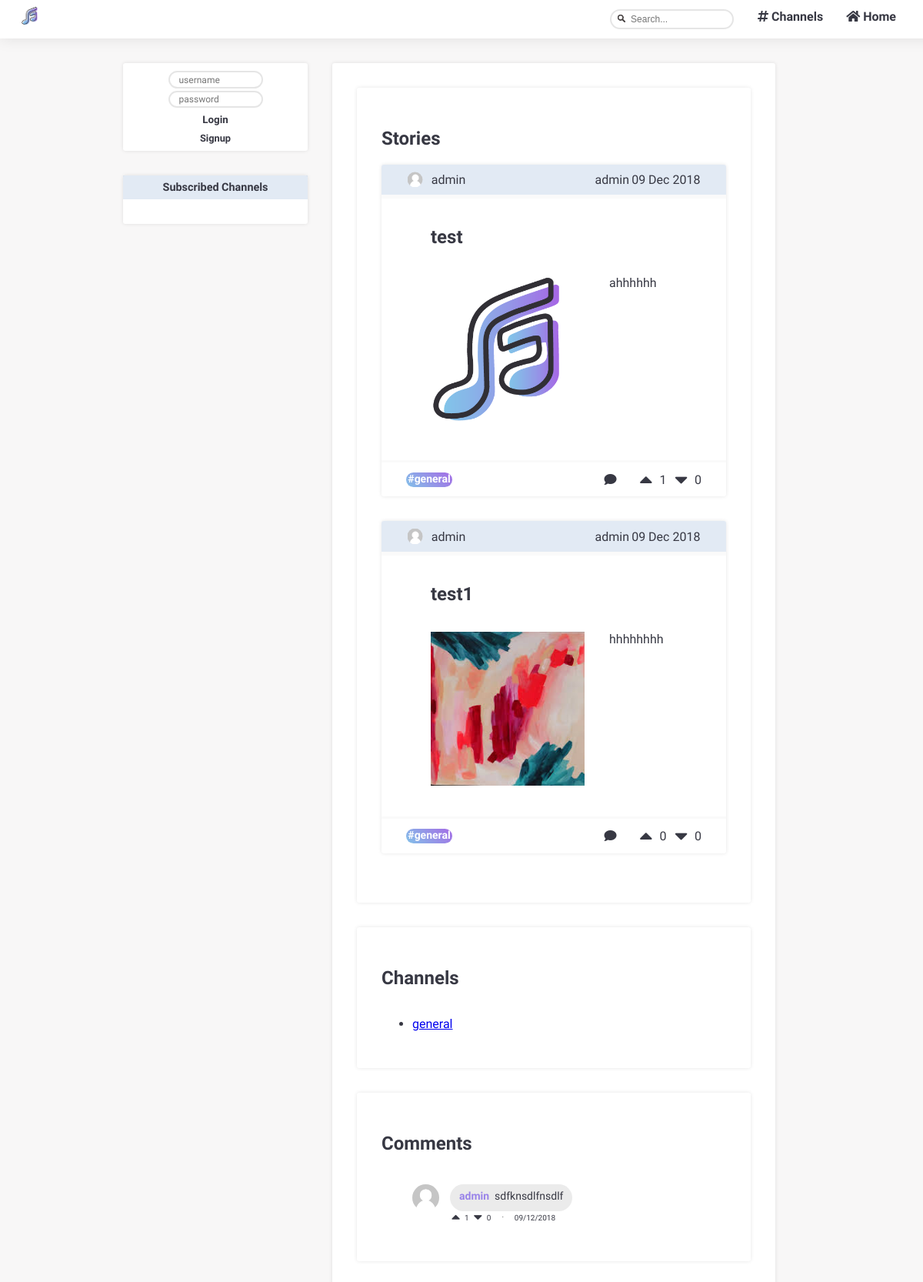
Screenshot of /pages/search.php with the database file from the repository.
### tables this page shows
CREATE TABLE stories (
  id INTEGER PRIMARY KEY,
  title VARCHAR,
  text VARCHAR,
  author VARCHAR REFERENCES users,
  datetime DATETIME,
  upvotes INTEGER,
  downvotes INTEGER,
  channel VARCHAR REFERENCES channels
);

CREATE TABLE channels (
  name VARCHAR PRIMARY KEY,
  author VARCHAR REFERENCES users,
  description VARCHAR
);

CREATE TABLE comments (
  id INTEGER PRIMARY KEY,
  story_id INTEGER REFERENCES stories,
  author VARCHAR REFERENCES users,
  upvotes INTEGER,
  downvotes INTEGER,
  datetime DATETIME,
  text VARCHAR
);

### database/db_search.php (called while the page is built)
<?php
  include('../database/db_connection.php');
  function searchStories($search) {
    global $db;
    $stmt = $db->prepare('SELECT * FROM stories WHERE title LIKE :search ORDER BY [datetime] DESC');
    $stmt->execute(array(':search' => '%'.$search.'%'));
    return $stmt->fetchAll();
  }
  function searchChannels($search) {
    global $db;
    $stmt = $db->prepare('SELECT * FROM channels WHERE [name] LIKE :search');
    $stmt->execute(array(':search' => '%'.$search.'%'));
    return $stmt->fetchAll();
  }
  function searchComments($search) {
    global $db;
    $stmt = $db->prepare('SELECT * FROM comments WHERE [text] LIKE :search');
    $stmt->execute(array(':search' => '%'.$search.'%'));
    return $stmt->fetchAll();
  }
?>

### templates/tpl_stories.php (the view, shortened to what this page needs)
<?php function draw_story($story) {
$date_str = $story['datetime'];
$date = strtotime($date_str);
?>
  <article id="story" class = "blockStyle ">
    <header>
    <?php $igmsrc = getUserImage($_SESSION['username']);?>
      <img  id="userImage"  src=<?=$igmsrc?> width=20 height="20">
    <a href="../pages/profile.php?user=<?= $story['author'] ?>"><?= $story['author']?></a>
      <span id="user"><a href="../pages/profile.php?user=<?= $story['author']?>"><?= $story['author']?></a></span>
      <span id="date"> <?= date('d M Y',$date)?></span>
    </header>
    <hr class = "invisibleLine">
    <section id="body" class = "blockLayout">
      <h2><a href="../pages/story_page.php?story_id=<?=$story['id']?>"><?= $story['title']?></a></h2>
      <div id = "storyContent">
      <?php $igmsrc = getTrackImage( $story['id']);?>
      <img  id="trackImage"  src=<?=$igmsrc?> width="200" height="200">
        <div id = "storyTextAndTrack">
          <p> <?= $story['text']?></p>
        </div>
      </div>
    </section>
    <hr class = "footerSeparator">
    <footer>
    <span id="channel">#<?= $story['channel']?></span>
    <a href="../pages/story_page.php?story_id=<?=$story['id']?>"><i class="fas fa-comment"></i></a>
      <section id="upvote" data-storyid=<?=$story['id']?>>
        <button type="submit" class="voteup_btn" user=<?=$_SESSION['username']?> action=1 story=<?=$story['id']?>>
          <i class="fas fa-caret-up fa-2x"></i>
        </button>
        <span id=numUpvotes><?= $story['upvotes']?></span>
      </section>
      <section id="downvote" data-storyid=<?=$story['id']?>>
        <button type="submit" class="votedown_btn" user=<?=$_SESSION['username']?> action=0 story=<?=$story['id']?>>
          <i class="fas fa-caret-down fa-2x"></i>
        </button>
        <span id=numDownvotes><?= $story['downvotes']?></span>
    </footer>
  </article>
<?php
} ?>
<?php include_once('../templates/tpl_account.php');
function draw_comment($comment) {
  $date_str = $comment['datetime'];
  $date = strtotime($date_str);
?>
  <article id="comment">
    <div id ="singleComment">
      <?php $igmsrc = getUserImage($comment['author']);?>
      <img  id="userImage"  src=<?=$igmsrc?> width=35 height="35">
      <div id ="userAndText" class="comment">
        <span id="user"> <?= $comment['author']?></span>
        <p><?= $comment['text']?></p>
      </div>
    </div>
    <footer>
      <section id="upvote" data-commentid=<?=$comment['id']?>>
        <button type="submit" class="voteup_btn" user=<?=$_SESSION['username']?> action=1 story=<?=$comment['story_id']?> comment=<?=$comment['id']?>>
          <i class="fas fa-caret-up fa-lg"></i>
        </button>
        <span id = numUpvotes><?= $comment['upvotes']?></span>
      </section>
      <section id="downvote" data-commentid=<?=$comment['id']?>>
        <button type="submit" class="votedown_btn" user=<?=$_SESSION['username']?> action=0 story=<?=$comment['story_id']?> comment=<?=$comment['id']?>>
          <i class="fas fa-caret-down fa-lg"></i>
        </button>
        <span id = numDownvotes><?= $comment['downvotes']?></span>
      </section>
      <span id ="divDot">&bull;</span>
      <span id="date"> <?= date('d/m/Y', $date)?></span>
    </footer>
  </article>
<?php
} ?>

### templates/tpl_search.php
<?php function draw_search_results($search_stories, $search_channels, $search_comments) {
  ?>
  <section id="search_results" class="page blockStyle blockLayout">
    <?php
      draw_search_stories($search_stories);
      draw_search_channels($search_channels);
      draw_search_comments($search_comments);
    ?>
  </section>
<?php } ?>
<?php function draw_search_stories($search_stories) {
  ?>
  <section id="search_stories" class="page blockStyle blockLayout">
    <header>
      <h2>Stories</h2>
    </header>
    <?php
      foreach($search_stories as $search_story) {
        draw_search_story($search_story);
      }
    ?>
  </section>
<?php } ?>
<?php function draw_search_story($search_story) {
  include_once('../templates/tpl_stories.php');
  draw_story($search_story);
} ?>
<?php function draw_search_channels($search_channels) {
  ?>
  <section id="search_channels" class="page blockStyle blockLayout">
    <header>
      <h2>Channels</h2>
    </header>
    <ul>
    <?php
      foreach($search_channels as $search_channel) { ?>
        <li><a href="../pages/channel_page.php?channel=<?= $search_channel['name']?>"><?= $search_channel['name']?></a></li>
    <?php }
    ?>
    </ul>
  </section>
<?php } ?>
<?php function draw_search_comments($search_comments) {
  include_once('../templates/tpl_stories.php');
?>
  <section id="search_comments" class="page blockStyle blockLayout">
    <header>
      <h2>Comments</h2>
    </header>
    <ul>
    <?php
      foreach($search_comments as $search_comment) {
        draw_comment($search_comment);
      }
    ?>
    </ul>
  </section>
<?php } ?>

### css/style.css (style rules this page uses)
body { margin: 0 0; display: grid; grid-template-columns: 25em 7fr; grid-template-rows: 1fr auto; overflow-x: hidden; --bg-color : #efebeb66; --font-color: #373843; --search-background-color: #e8e8e8; --error-color: rgba(236, 96, 96, 0.829); --success-color:rgba(87, 236, 94, 0.829); --link-color: rgb(153, 131, 233); --font-hover-color: white; --box-shadow-color: rgba(0,0,0,0.1); --grad-start-color: rgb(131, 193, 233); --grad-end-color: #A46BE5; --washed-out-blue:#aec5e05c; --font: 'Abel'; background: var(--bg-color); font-family: var(--font), sans-serif; }
.invisibleLine { border: 0; clear:both; display:block; width: 100%; background-color:#00000005; height: 5px; margin:0em auto 0em auto; }
.blockLayout { padding: 2em; grid-area: 2 / 2 / span 1 / span 1; display: flex; flex-direction: column; justify-content: center; }
.blockStyle { box-shadow: 0px 0px 5px var(--box-shadow-color); font: var(--font); color: var(--font-color); background: white; border-radius: 3px; }
.page { margin: 2em 12em 0 2em; }
p { text-align: justify; margin-block-start: 0; margin-bottom: auto; }
#userImage { border-radius: 100px; }
#story { padding: 0 0 0.5em 0!important; margin-bottom: 2em; }
.footerSeparator { border: 0; clear:both; display:block; background-color:#00000005; height: 3px; }
#story #body { padding: 1em 4em 0 4em ; }
#story header { display: flex; flex-direction: row; background: var(--washed-out-blue); padding: 0.5em 2em 0.5em 2em; border-top-right-radius: 3px; border-top-left-radius: 3px; align-items: center; }
#story #userImage { margin-right: 0.5em; }
#story footer { display: flex; flex-direction: row; align-items: center; padding: 0em 2em 0em 2em; }
#story footer #channel { color:var(--font-hover-color); font-weight: bold; margin-right: auto; font-size: 14px; width: 60px; height: 19px; text-align: center; border-radius:16px; background: linear-gradient(45deg, var(--grad-start-color) 0%,var(--grad-end-color) 100%); }
#story >header a { margin-right: auto !important; color:var(--font-color); }
#story > footer a { color: var(--font-color); text-decoration: none; margin-right: 1.5em; }
#story h2 > a { color: var(--font-color); text-decoration: none; }
#story #numUpvotes, #story #numDownvotes { display: grid; align-content: center; margin-left: 0.2em; }
#story footer #upvote, #story footer #downvote { display: flex; flex-direction: row; margin-right:0.3em; }
#story footer #downvote { margin-right: 0; }
#story header > * { display: grid; padding: 0.1em; margin: 0; align-content: center; }
#story #storyContent { display: flex; flex-direction: row; margin: 1em 0 2em 0; }
#story #storyTextAndTrack { display: flex; flex-direction: column; margin: 0 0 0 2em; }
#story #storyTextAndTrack p { margin: 0; }
#comment { padding: 0; margin-top: 0.2em; }
#story a { margin-right: 1.5em; color:var(--font-color); text-decoration: none; }
#comment > footer { margin: 0 auto 0 45px; display: flex; flex-direction: row; position: relative; font-size: 10px; align-items: center; }
#comment #numUpvotes, #comment #numDownvotes { display: grid; align-content: center; }
#comment > footer #upvote, #comment > footer #downvote { display: flex; flex-direction: row; }
#comment > footer #downvote { margin-right: 0; }
#divDot { font-size: 7px; margin: 0 2em 0 2em; color:#949494; }
#comment #user { margin-right:0.5em; font-weight: bold; color:var(--link-color); }
.comment { display: flex; flex-direction: row; padding: 0.5em 12px 0.5em 12px; border: none; border-radius:50px; background: #3e3e3e1a; font-size: 14px; margin-left: 1em; }
#singleComment { display: flex; flex-direction: row; }
.voteup_btn, .votedown_btn { border:none; color:var(--font-color); background-color: transparent; }
#search_channels, #search_stories { margin: 0 0 2em 0; }
#search_comments { margin: 0; }

### rows the page displays
stories: author "admin", datetime "09 Dec 2018", title "test", shows a picture, text "ahhhhhh", channel "general", upvotes "1", downvotes "0"
stories: author "admin", datetime "09 Dec 2018", title "test1", shows a picture, text "hhhhhhhh", channel "general", upvotes "0", downvotes "0"
channels: name "general"
comments: author "admin", text "sdfknsdlfnsdlf", upvotes "1", downvotes "0", datetime "09/12/2018"
